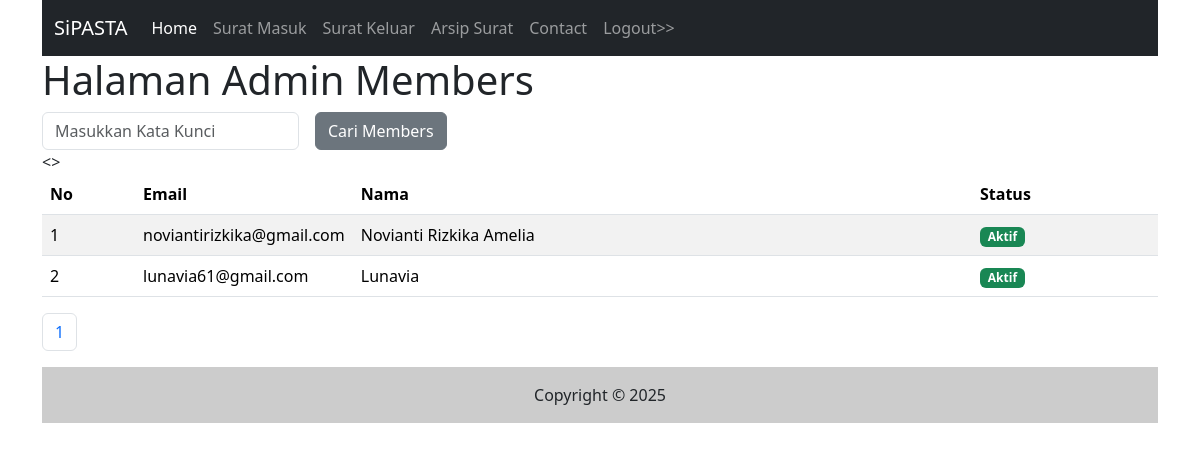
/admin/members.php, run on the app's committed database.
### tables this page shows
CREATE TABLE `members` (
  `id` int(11) NOT NULL,
  `email` varchar(255) NOT NULL,
  `nama_lengkap` varchar(500) NOT NULL,
  `password` text NOT NULL,
  `status` text NOT NULL,
  `token_ganti_password` text NOT NULL,
  `tgl_isi` timestamp NOT NULL DEFAULT current_timestamp()
);

### admin/members.php (the view, shortened to what this page needs)
<?php include("inc_header.php") ?>
<?php
$katakunci = (isset($_GET['katakunci'])) ? $_GET['katakunci'] : "";
?>
<h1>Halaman Admin Members</h1>
<form class="row g-3" method="get">
    <div class="col-auto">
        <input type="text" class="form-control" placeholder="Masukkan Kata Kunci" name="katakunci"
            value="<?php echo $katakunci ?>" />
    </div>
    <div class="col-auto">
        <input type="submit" name="cari" value="Cari Members" class="btn btn-secondary" />
    </div>
</form>
<table class="table table-striped">
    <thead>
        <tr>
            <th class="col-1">No</th>
            <th class="col-2">Email</th>
            <th>Nama</th>
            <th class="col-2">Status</th>
        </tr>
    </thead>
        <tbody>
            <?php
            $sqltambahan = "";
            $per_halaman = 10;
            $sql1 = "select * from members $sqltambahan";
            $page = isset($_GET['page']) ? (int) $_GET['page'] : 1;
            $mulai = ($page > 1) ? ($page * $per_halaman) - $per_halaman : 0;
            $q1 = mysqli_query($koneksi, $sql1);
            $total = mysqli_num_rows($q1);
            $pages = ceil($total / $per_halaman);
            $nomor = $mulai + 1;
            $sql1 = $sql1 . " order by id desc limit $mulai, $per_halaman";
            $q1 = mysqli_query($koneksi, $sql1);
            while ($r1 = mysqli_fetch_array($q1)) {
                ?>
                <tr>
                    <td><?php echo $nomor++ ?></td>
                    <td><?php echo $r1['email'] ?></td>
                    <td><?php echo $r1['nama_lengkap'] ?></td>
                    <td>
                        <?php
                        if ($r1['status'] == '1') {
                            ?>
                            <span class="badge text-bg-success">Aktif</span>
                            <?php
                        }else{
                            ?>
                            <span class="badge text-bg-light">Belum Aktif</span>
                            <?php
                        }
                        ?>
                    </td>
                </tr>
                <?php
            }
            ?>
        </tbody>
</table>
<nav aria-label="Page navigation example">
    <ul class="pagination">
        <?php
        $cari = (isset($_GET['cari'])) ? $_GET['cari'] : "";
        for ($i = 1; $i <= $pages; $i++) {
            ?>
            <li class="page-item">
                <a class="page-link"
                    href="halaman.php?katakunci=<?php echo $katakunci ?>&cari=<?php echo $cari ?>&page=<?php echo $i ?>"><?php echo $i ?></a>
            </li>
            <?php
        }
        ?>
    </ul>
</nav>
<?php include("inc_footer.php") ?>

### data on the page
members: email "noviantirizkika@gmail.com", nama_lengkap "Novianti Rizkika Amelia", status "Aktif"
members: email "lunavia61@gmail.com", nama_lengkap "Lunavia", status "Aktif"
